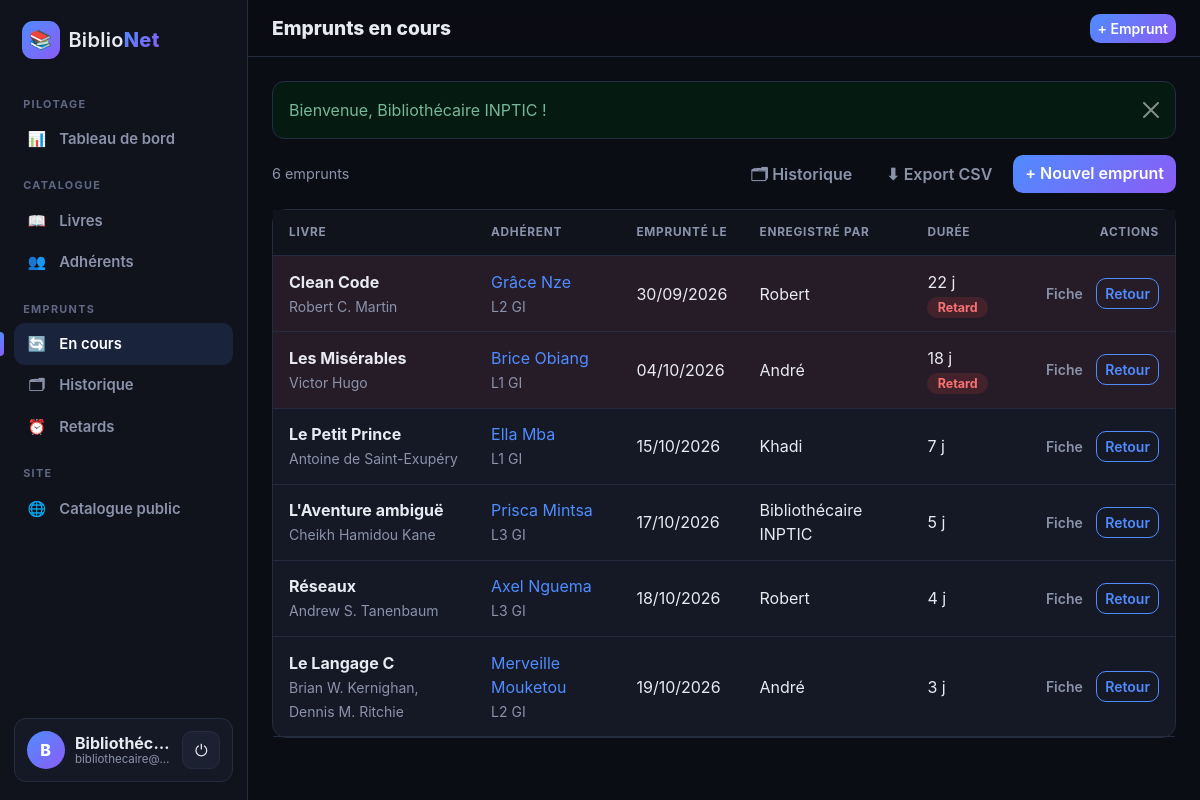
The page /emprunts (signed in) on the database its author committed.
### tables this page shows
CREATE TABLE users (
    id        INT UNSIGNED NOT NULL AUTO_INCREMENT,
    nom       VARCHAR(100) NOT NULL,
    email     VARCHAR(150) NOT NULL,
    password  VARCHAR(255) NOT NULL,
    PRIMARY KEY (id),
    UNIQUE KEY uq_users_email (email)
);

CREATE TABLE emprunts (
    id            INT UNSIGNED NOT NULL AUTO_INCREMENT,
    livre_id      INT UNSIGNED NOT NULL,
    adherent_id   INT UNSIGNED NOT NULL,
    date_emprunt  DATE NOT NULL,
    date_retour   DATE NULL DEFAULT NULL,
    user_id         INT UNSIGNED NULL DEFAULT NULL,
    retour_user_id  INT UNSIGNED NULL DEFAULT NULL,
    PRIMARY KEY (id),
    KEY idx_emprunts_retour (date_retour),
    CONSTRAINT fk_emprunts_livre    FOREIGN KEY (livre_id)    REFERENCES livres (id),
    CONSTRAINT fk_emprunts_adherent FOREIGN KEY (adherent_id) REFERENCES adherents (id),
    CONSTRAINT fk_emprunts_user     FOREIGN KEY (user_id)        REFERENCES users (id) ON DELETE SET NULL,
    CONSTRAINT fk_emprunts_retour   FOREIGN KEY (retour_user_id) REFERENCES users (id) ON DELETE SET NULL
);

CREATE TABLE livres (
    id              INT UNSIGNED NOT NULL AUTO_INCREMENT,
    titre           VARCHAR(255) NOT NULL,
    auteur          VARCHAR(150) NOT NULL,
    categorie       VARCHAR(100) NOT NULL,
    annee           SMALLINT UNSIGNED NOT NULL,
    nb_exemplaires  INT NOT NULL DEFAULT 1,
    PRIMARY KEY (id),
    KEY idx_livres_titre (titre),
    KEY idx_livres_auteur (auteur)
);

CREATE TABLE adherents (
    id         INT UNSIGNED NOT NULL AUTO_INCREMENT,
    nom        VARCHAR(80) NOT NULL,
    prenom     VARCHAR(80) NOT NULL,
    classe     VARCHAR(50) NOT NULL,
    telephone  VARCHAR(30) NULL,
    PRIMARY KEY (id)
);

### app/core/Controller.php (called while the page is built, shortened)
<?php
class Controller
{
    protected function render(string $view, array $data = []): void
    {
        extract($data, EXTR_SKIP);
        $flash = $_SESSION['flash'] ?? null;
        $user = $_SESSION['user'] ?? null;
        require APP_PATH . '/views/' . $view . '.php';
        $content = ob_get_clean();
        require APP_PATH . '/views/layouts/main.php';
    }
}

### app/controllers/EmpruntController.php (called while the page is built, shortened)
<?php
class EmpruntController extends Controller
{
    public function index(): void
    {
        $this->render('emprunts/index', [
            'title'    => 'Emprunts en cours',
            'emprunts' => Emprunt::enCours(),
        ]);
    }
}

### app/core/Router.php (called while the page is built, shortened)
<?php
class Router
{
    public function dispatch(): void
    {
        $segments = request_segments();
        $name   = strtolower($segments[0] ?? 'catalogue');
        $action = strtolower($segments[1] ?? 'index');
        $params = array_slice($segments, 2);
        $class = self::ROUTES[$name];
        $method = new ReflectionMethod($class, $action);
        $params = array_slice($params, 0, $method->getNumberOfParameters());
        $method->invokeArgs(new $class(), $params);
    }
}

### public/index.php (called while the page is built, shortened)
<?php
$config = require ROOT_PATH . '/config/config.php';
$production = $config['env'] === 'production';
require APP_PATH . '/core/helpers.php';
try {
    (new Router())->dispatch();
} catch (Throwable $e) {
    error_log((string) $e);
    http_response_code(500);
    (new Controller())->renderMessage(
        'Erreur',
        'danger',
        $production ? 'Une erreur est survenue. Veuillez réessayer plus tard.' : $e->getMessage()
    );
}

### app/core/helpers.php (called while the page is built, shortened)
<?php
function e($value): string
{
    return htmlspecialchars((string) $value, ENT_QUOTES, 'UTF-8');
}
function base_path(): string
{
    return rtrim(str_replace('\\', '/', dirname($_SERVER['SCRIPT_NAME'])), '/');
}
function url(string $path = ''): string
{
    return base_path() . '/' . ltrim($path, '/');
}
function asset(string $path): string
{
    return url('assets/' . ltrim($path, '/'));
}
function request_segments(): array
{
    $path = $_GET['url'] ?? null;
    $path = trim($path, '/');
    return $path === '' ? [] : explode('/', $path);
}
function current_segment(): string
{
    return request_segments()[0] ?? 'catalogue';
}
function nav_active(string $segment, ?string $action = null): string
{
    $parts = request_segments();
    if (($parts[0] ?? 'catalogue') !== $segment) {
        return '';
    }
    $current = $parts[1] ?? 'index';
    if ($action === null) {
        return in_array($current, ['retards', 'historique'], true) ? '' : ' active';
    }
    return $current === $action ? ' active' : '';
}
function initial(string $text): string
{
    return mb_strtoupper(mb_substr(trim($text), 0, 1, 'UTF-8'), 'UTF-8');
}

### app/core/Database.php (called while the page is built)
<?php
class Database
{
    private static array $config = [];
    private static ?PDO $pdo = null;
    public static function configure(array $config): void
    {
        self::$config = $config;
    }
    public static function pdo(): PDO
    {
        if (self::$pdo === null) {
            $c = self::$config;
            $dsn = "mysql:host={$c['host']};dbname={$c['name']};charset=utf8mb4";
            self::$pdo = new PDO($dsn, $c['user'], $c['pass'], [
                PDO::ATTR_ERRMODE            => PDO::ERRMODE_EXCEPTION,
                PDO::ATTR_DEFAULT_FETCH_MODE => PDO::FETCH_ASSOC,
                PDO::ATTR_EMULATE_PREPARES   => false,
            ]);
        }
        return self::$pdo;
    }
    public static function query(string $sql, array $params = []): PDOStatement
    {
        $stmt = self::pdo()->prepare($sql);
        $stmt->execute($params);
        return $stmt;
    }
}

### app/models/Emprunt.php (called while the page is built, shortened)
<?php
class Emprunt
{
    public static function enCours(): array
    {
        return Database::query(self::JOIN . ' WHERE e.date_retour IS NULL ORDER BY e.date_emprunt')->fetchAll();
    }
}

### app/views/emprunts/index.php (the view, shortened to what this page needs)
<div class="page-head">
  <span class="count"><?= count($emprunts) ?> emprunt<?= count($emprunts) > 1 ? 's' : '' ?></span>
  <div class="d-flex gap-2 flex-wrap">
    <a href="<?= e(url('emprunts/historique')) ?>" class="btn btn-ghost">🗂 Historique</a>
    <a href="<?= e(url('emprunts/export')) ?>" class="btn btn-ghost">⬇ Export CSV</a>
    <a href="<?= e(url('emprunts/create')) ?>" class="btn btn-accent">+ Nouvel emprunt</a>
  </div>
</div>
<div class="panel p-0"><div class="table-responsive">
<table class="table table-dark-custom align-middle mb-0">
  <thead>
    <tr><th>Livre</th><th>Adhérent</th><th>Emprunté le</th><th>Enregistré par</th><th>Durée</th><th class="text-end">Actions</th></tr>
  </thead>
  <tbody>
  <?php foreach ($emprunts as $m): ?>
    <?php $late = $m['jours'] > Emprunt::JOURS_MAX; ?>
    <tr class="<?= $late ? 'row-late' : '' ?>">
      <td><strong><?= e($m['titre']) ?></strong><br><small class="text-muted"><?= e($m['auteur']) ?></small></td>
      <td>
        <a href="<?= e(url('adherents/show/' . $m['adherent_id'])) ?>"><?= e($m['prenom'] . ' ' . $m['nom']) ?></a>
        <br><small class="text-muted"><?= e($m['classe']) ?></small>
      </td>
      <td><?= e(date('d/m/Y', strtotime($m['date_emprunt']))) ?></td>
      <td><?= e($m['emprunte_par'] ?? '—') ?></td>
      <td><?= e($m['jours']) ?> j <?php if ($late): ?><span class="badge-soft ko">Retard</span><?php endif; ?></td>
      <td class="text-end text-nowrap">
        <a class="btn btn-sm btn-ghost" href="<?= e(url('emprunts/fiche/' . $m['id'])) ?>">Fiche</a>
        <form method="post" action="<?= e(url('emprunts/retour/' . $m['id'])) ?>" class="d-inline" data-confirm="Enregistrer le retour de ce livre ?">
          <?= csrf_field() ?><button class="btn btn-sm btn-outline-accent">Retour</button>
        </form>
      </td>
    </tr>
  <?php endforeach; ?>
  </tbody>
</table>
</div></div>

### app/views/layouts/main.php (shortened to what this page needs)
<?php
$segment = current_segment();
$adminShell = $user && !in_array($segment, ['catalogue', 'auth'], true);
?>
<!DOCTYPE html>
<html lang="fr" data-bs-theme="dark">
<head>
  <link href="https://cdn.jsdelivr.net/npm/bootstrap@5.3.3/dist/css/bootstrap.min.css" rel="stylesheet">
  <link href="<?= e(asset('css/style.css')) ?>" rel="stylesheet">
</head>
<body class="<?= $adminShell ? 'shell-admin' : 'shell-public' ?>">
<?php if ($adminShell): ?>
<aside class="sidebar" id="sidebar">
  <a class="brand" href="<?= e(url('catalogue')) ?>"><span class="brand-logo">📚</span><span class="brand-text">Biblio<b>Net</b></span></a>
  <nav class="side-nav" aria-label="Navigation principale">
    <div class="side-title">Pilotage</div>
    <a class="side-link<?= nav_active('dashboard') ?>" href="<?= e(url('dashboard')) ?>"><i>📊</i><span>Tableau de bord</span></a>
    <div class="side-title">Catalogue</div>
    <a class="side-link<?= nav_active('livres') ?>" href="<?= e(url('livres')) ?>"><i>📖</i><span>Livres</span></a>
    <a class="side-link<?= nav_active('adherents') ?>" href="<?= e(url('adherents')) ?>"><i>👥</i><span>Adhérents</span></a>
    <div class="side-title">Emprunts</div>
    <a class="side-link<?= nav_active('emprunts') ?>" href="<?= e(url('emprunts')) ?>"><i>🔄</i><span>En cours</span></a>
    <a class="side-link<?= nav_active('emprunts', 'historique') ?>" href="<?= e(url('emprunts/historique')) ?>"><i>🗂</i><span>Historique</span></a>
    <a class="side-link<?= nav_active('emprunts', 'retards') ?>" href="<?= e(url('emprunts/retards')) ?>"><i>⏰</i><span>Retards</span></a>
    <div class="side-title">Site</div>
    <a class="side-link" href="<?= e(url('catalogue')) ?>"><i>🌐</i><span>Catalogue public</span></a>
  </nav>
  <div class="side-user">
    <div class="avatar"><?= e(initial($user['nom'])) ?></div>
    <div class="who"><strong><?= e($user['nom']) ?></strong><small><?= e($user['email']) ?></small></div>
    <form method="post" action="<?= e(url('auth/logout')) ?>" class="m-0">
      <button class="btn-icon" title="Déconnexion" aria-label="Déconnexion">⏻</button>
    </form>
  </div>
</aside>
<div class="admin-main">
  <header class="topbar">
    <h1 class="topbar-title"><?= e($title ?? '') ?></h1>
    <a class="btn btn-sm btn-accent ms-auto" href="<?= e(url('emprunts/create')) ?>">+ Emprunt</a>
  </header>
  <main class="content">
    <?php if ($flash): ?>
      <div class="alert alert-<?= e($flash['type']) ?> alert-dismissible fade show" role="alert">
        <?= e($flash['message']) ?><button type="button" class="btn-close" data-bs-dismiss="alert" aria-label="Fermer"></button>
      </div>
    <?php endif; ?>
    <?= $content ?>
  </main>
</div>
<?php endif; ?>
</body>
</html>

### rows shown on the page
users: nom "B", nom "Bibliothéc…"
emprunts: livre.titre "Clean Code", livre.auteur "Robert C. Martin", adherent.nom "Grâce Nze", adherent.classe "L2 GI", date_emprunt "30/09/2026", user.nom "Robert", jours "22", shows "Retard"
emprunts: livre.titre "Les Misérables", livre.auteur "Victor Hugo", adherent.nom "Brice Obiang", adherent.classe "L1 GI", date_emprunt "04/10/2026", user.nom "André", jours "18", shows "Retard"
emprunts: livre.titre "Le Petit Prince", livre.auteur "Antoine de Saint-Exupéry", adherent.nom "Ella Mba", adherent.classe "L1 GI", date_emprunt "15/10/2026", user.nom "Khadi", jours "7"
emprunts: livre.titre "L'Aventure ambiguë", livre.auteur "Cheikh Hamidou Kane", adherent.nom "Prisca Mintsa", adherent.classe "L3 GI", date_emprunt "17/10/2026", user.nom "Bibliothécaire INPTIC", jours "5"
emprunts: livre.titre "Réseaux", livre.auteur "Andrew S. Tanenbaum", adherent.nom "Axel Nguema", adherent.classe "L3 GI", date_emprunt "18/10/2026", user.nom "Robert", jours "4"
emprunts: livre.titre "Le Langage C", livre.auteur "Brian W. Kernighan, Dennis M. Ritchie", adherent.nom "Merveille Mouketou", adherent.classe "L2 GI", date_emprunt "19/10/2026", user.nom "André", jours "3"

### other values the page prints
$user['email'] "bibliothecaire@…"
$title "Emprunts en cours"
$flash['message'] "Bienvenue, Bibliothécaire INPTIC !"
count($emprunts) "6"
